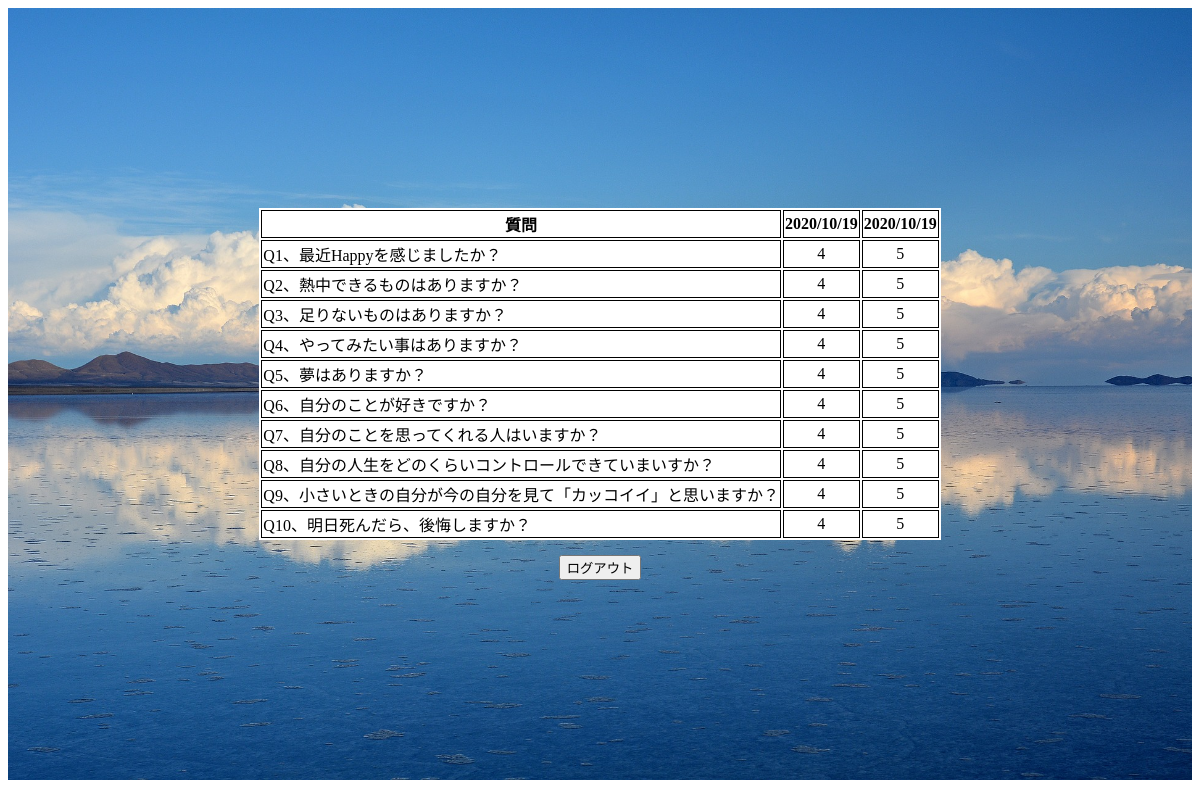
Page /dbtest (signed in) on the earlier database version.
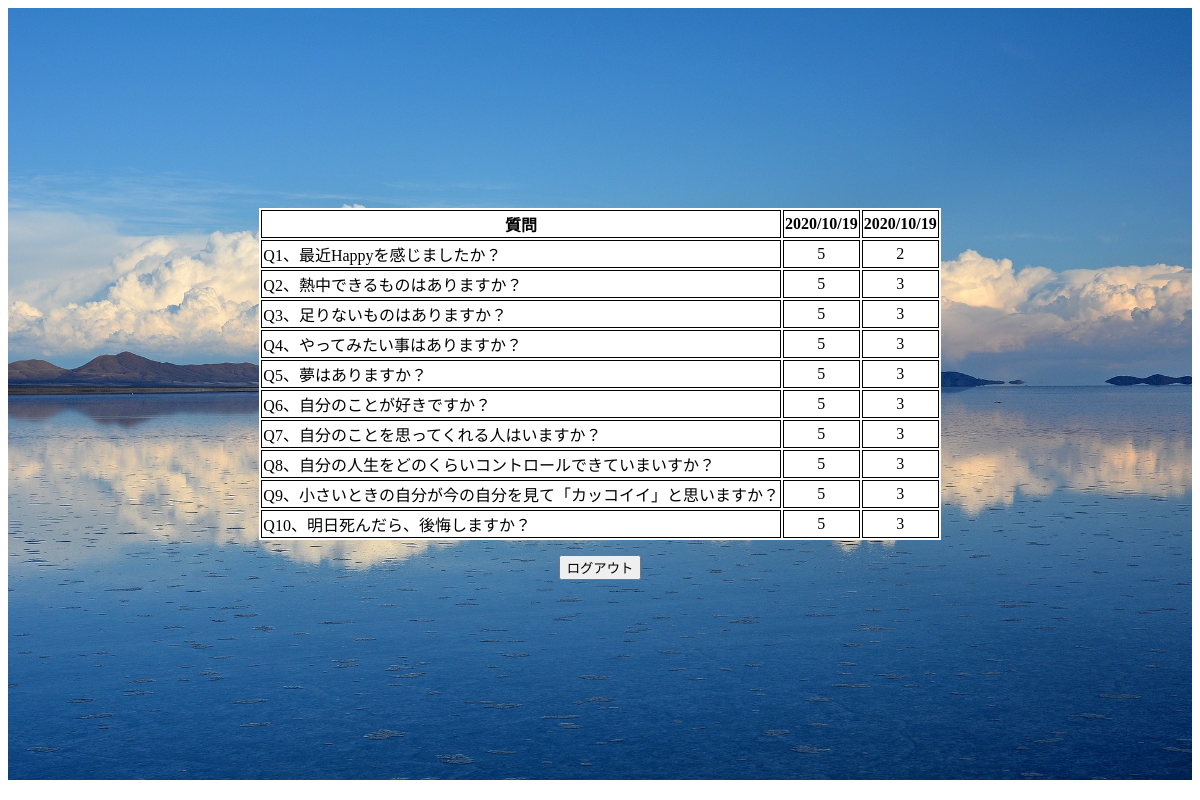
Same page on the later database version.
### tables this page shows
CREATE TABLE "question" (
	"id"	INTEGER,
	"user_id"	INTEGER,
	"question_id"	INTEGER,
	"anser"	INTEGER,
	"date"	INTEGER,
	PRIMARY KEY("id" AUTOINCREMENT)
);

### app.py (the view)
@app.route("/dbtest")
def dbtest():
    user_id=session['user_id']
    conn = sqlite3.connect("hitoiki.db")
    c = conn.cursor()
    c.execute("select anser  from question where question_id = 1 order by id  desc")
    list1 = c.fetchall()
    print(list1)
    c.execute("select anser  from question where question_id = 2 order by id desc ")
    list2 = c.fetchall()
    print(list2)
    c.execute("select anser  from question where question_id = 3 order by id desc ")
    list3 = c.fetchall()
    c.execute("select anser  from question where question_id = 4 order by id desc ")
    list4 = c.fetchall()
    c.execute("select anser  from question where question_id = 5 order by id desc ")
    list5 = c.fetchall()
    c.execute("select anser  from question where question_id = 6 order by id desc ")
    list6 = c.fetchall()
    c.execute("select anser  from question where question_id = 7 order by id desc ")
    list7 = c.fetchall()
    c.execute("select anser  from question where question_id = 8 order by id desc ")
    list8 = c.fetchall()
    c.execute("select anser  from question where question_id = 9 order by id desc ")
    list9 = c.fetchall()
    c.execute("select anser  from question where question_id = 10 order by id desc ")
    list10 = c.fetchall()
    c.execute("select date  from question where question_id = 1 AND user_id = ? order by id desc",(user_id,))
    time = c.fetchall()
    print(time)
    c.close()
    return render_template("result.html",list1=list1, list2=list2, list3=list3 ,list4=list4, list5=list5, list6=list6, list7=list7, list8=list8,list9=list9, list10=list10, time=time)

### templates/result.html
{% extends 'base.html' %}
{% block content %}
<div class="container">
    <form action="/result">
        <table>
            <tr>
                <th>質問</th>
                <th>{{time[0][0]}}</th>
                <th>{{time[1][0]}}</th>
            </tr>
            <tr>
                <td class="result_q">Q1、最近Happyを感じましたか？</td>
                <td>{{list1[0][0]}}</td>
                <td>{{list1[1][0]}}</td>
            </tr>
            <tr>
                <td class="result_q">Q2、熱中できるものはありますか？</td>
                <td>{{list2[0][0]}}</td>
                <td>{{list2[1][0]}}</td>
            </tr>
            <tr>
                <td class="result_q">Q3、足りないものはありますか？</td>
                <td>{{list3[0][0]}}</td>
                <td>{{list3[1][0]}}</td>
            </tr>
            <tr>
                <td class="result_q">Q4、やってみたい事はありますか？</td>
                <td>{{list4[0][0]}}</td>
                <td>{{list4[1][0]}}</td>
            </tr>
            <tr>
                <td class="result_q">Q5、夢はありますか？</td>
                <td>{{list5[0][0]}}</td>
                <td>{{list5[1][0]}}</td>
            </tr>
            <tr>
                <td class="result_q">Q6、自分のことが好きですか？</td>
                <td>{{list6[0][0]}}</td>
                <td>{{list6[1][0]}}</td>
            </tr>
            <tr>
                <td class="result_q">Q7、自分のことを思ってくれる人はいますか？</td>
                <td>{{list7[0][0]}}</td>
                <td>{{list7[1][0]}}</td>
            </tr>
            <tr>
                <td class="result_q">Q8、自分の人生をどのくらいコントロールできていまいすか？</td>
                <td>{{list8[0][0]}}</td>
                <td>{{list8[1][0]}}</td>
            </tr>
            <tr>
                <td class="result_q">Q9、小さいときの自分が今の自分を見て「カッコイイ」と思いますか？</td>
                <td>{{list9[0][0]}}</td>
                <td>{{list9[1][0]}}</td>
            </tr>
            <tr>
                <td class="result_q">Q10、明日死んだら、後悔しますか？</td>
                <td>{{list10[0][0]}}</td>
                <td>{{list10[1][0]}}</td>
            </tr>
        </table>
    </form>
    <input type="button" class="logout_btn" value="ログアウト" onclick="location.href='/logout'">
</div>
{% endblock %}

Differences in the rows shown:
no longer on this page (row unchanged): question: anser "4"
no longer on this page (row unchanged): question: anser "4"
no longer on this page (row unchanged): question: anser "4"
no longer on this page (row unchanged): question: anser "4"
no longer on this page (row unchanged): question: anser "4"
no longer on this page (row unchanged): question: anser "4"
no longer on this page (row unchanged): question: anser "4"
no longer on this page (row unchanged): question: anser "4"
no longer on this page (row unchanged): question: anser "4"
no longer on this page (row unchanged): question: anser "4"
added question: anser "2"
added question: anser "3"
added question: anser "3"
added question: anser "3"
added question: anser "3"
added question: anser "3"
added question: anser "3"
added question: anser "3"
added question: anser "3"
added question: anser "3"
